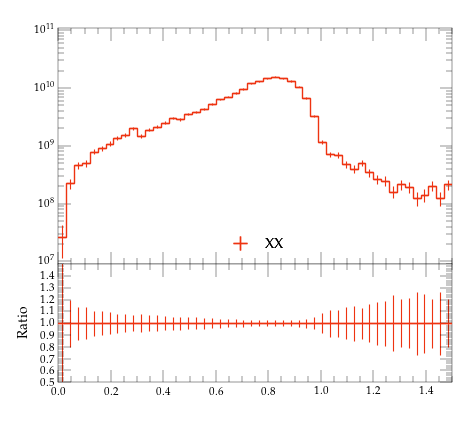

Reproduce this figure in Python.
#! /usr/bin/env python

# This Python script was auto-generated using YODA v2.0.2.
# Analysis object: /MC_HFJETS_NOTNORM/efracB
# Timestamp: 29-07-2026 (15:50:40)

import matplotlib as mpl
import matplotlib.pyplot as plt
mpl.use('Agg') # comment out for interactive use
import os
import numpy as np

plotDir = os.path.split(os.path.realpath(__file__))[0]
if 'YODA_USER_PLOT_PATH' in globals():
    plot_outdir = globals()['YODA_USER_PLOT_PATH']
else:
    plot_outdir = plotDir

#plot style
plt.style.use(os.path.join(plotDir, '../default.mplstyle'))
# plot metadata
figW, figH = plt.rcParams['figure.figsize']
ax_xLabel = r''
ax_yLabel = r''
ax_title  = r''
ax_xScale = 'linear'
ax_yScale = 'log'
xLims = (0.0, 1.5)
yLims = (9000000.0, 110000000000.00002)

# TeX-friendly labels for the legend
labels = {
    'legend' : ([ r"XX" ], r""),
}

# Adjust canvas width and height
canvasW = 10.0
canvasH = 9.0
figW *= canvasW/10.
figH *= canvasH/9.

# Create figure and axis objects
fig, (ax, ratio0_ax) = plt.subplots(2, 1, sharex=True,
                  figsize=(figW,figH), gridspec_kw={'height_ratios': (6.0, 3.0)})

# Set figure margins
plt.subplots_adjust(
    left   = 1.0 * plt.rcParams['figure.subplot.left'],
    right  = 1.0 * plt.rcParams['figure.subplot.right'],
    top    = 1.0 * plt.rcParams['figure.subplot.top'],
    bottom = 1.0 * plt.rcParams['figure.subplot.bottom'])

ratio0_ax.yaxis.set_major_locator(mpl.ticker.MultipleLocator(0.1))
ratio0_ax.set_ylim(0.5, 1.4999)
ratio0_ax.set_ylabel('Ratio')

# the numerical data is stored in a separate file
dataf = dict()
prefix = os.path.split(__file__)[0]
if prefix:    prefix = prefix + '/'
exec(open(prefix+'efracB__data.py').read(), dataf)


legend_handles = dict() # keep track of handles for the legend

# style options for curves
# starts at zorder>=5 to draw curve on top of legend
styles = {
  'YYY': {
    'color' : '#EE3311',
    'linestyle' : '-',
    'linewidth' : 1,
    'marker' : 'none',
    'markersize' : 2,
    'capsize' : 0.0,
    'zorder' : 5,
    'histstyle' : 1,
    'drawstyle' : 'steps-pre',
    'xerrorbars' : 1,
    'yerrorbars' : 1,
    'fillcolor' : None,
    'fillopacity' : 1.0,
    'ratio0_linestyle' : '-',
    'ratio0_linewidth' : 1,
    'ratio0_marker' : 'none',
    'ratio0_markersize' : 2,
    'ratio0_capsize' : 0.0,
    'ratio0_zorder' : 5,
    'ratio0_histstyle' : 1,
    'ratio0_drawstyle' : 'steps-pre',
    'ratio0_xerrorbars' : 1,
    'ratio0_yerrorbars' : 1,
  },
}

# curve from input yoda files in main panel
for label, yvals in dataf['yvals'].items():
    if all(np.isnan(v) for v in dataf['yvals'][label]):
        continue
    tmp = None
    if styles[label]['histstyle']: # draw as histogram
        xpos = dataf['xedges'][label] if styles[label]['drawstyle'] else dataf['xpoints'][label]
        ypos = np.insert(yvals, 0, yvals[0]) if styles[label]['drawstyle'] else yvals
        if styles[label]['fillcolor']: # fill area below curve
            ax.fill_between(xpos, ypos, step='pre',
                            color=styles[label]['fillcolor'],
                            alpha=styles[label]['fillopacity'])
        tmp, = ax.plot(xpos, ypos,
                       color=styles[label]['color'],
                       linestyle=styles[label]['linestyle'],
                       linewidth=styles[label]['linewidth'],
                       drawstyle=styles[label]['drawstyle'], solid_joinstyle='miter',
                       zorder=styles[label]['zorder'], label=label)
    tmp = ax.errorbar(dataf['xpoints'][label], yvals,
                      xerr=np.array(dataf['xerrs'][label])*styles[label]['xerrorbars'],
                      yerr=np.array(dataf['yerrs'][label])*styles[label]['yerrorbars'],
                      fmt=styles[label]['marker'], capsize=styles[label]['capsize'],
                      markersize=styles[label]['markersize'],
                      ecolor=styles[label]['color'],
                      color=styles[label]['color'], zorder=styles[label]['zorder'])
    tmp[-1][0].set_linestyle(styles[label]['linestyle'])
    tmp[-1][0].set_linewidth(styles[label]['linewidth'])
    if label in dataf['add_legend_handle']:  legend_handles[label] = tmp
    for varLabel in dataf['variation_yvals'].keys():
        if varLabel.startswith(label):
            tmp, = ax.plot(dataf['xedges'][label], dataf['variation_yvals'][varLabel],
                           color=styles[label]['color'],
                           linestyle=styles[label]['linestyle'],
                           linewidth=styles[label]['linewidth'],
                           drawstyle='steps-pre', solid_joinstyle='miter',
                           zorder=styles[label]['zorder'], alpha=0.5)


# plots on ratio panel
# curve from input yoda files in ratio panel
for label, yvals in dataf['ratio0_yvals'].items():
    if all(np.isnan(v) for v in yvals):
        continue
    if styles[label]['ratio0_histstyle']: # plot as histogram
        xpos = dataf['xedges']['YYY'] if styles[label]['ratio0_drawstyle'] else dataf['xpoints']['YYY']
        ypos = np.insert(yvals, 0, yvals[0]) if styles[label]['ratio0_drawstyle'] else yvals
        ratio0_ax.plot(xpos, ypos,
                       color=styles[label]['color'],
                       linewidth=styles[label]['linewidth'],
                       linestyle=styles[label]['ratio0_linestyle'],
                       drawstyle=styles[label]['ratio0_drawstyle'], zorder=styles[label]['zorder'],
                       solid_joinstyle='miter')
    tmp = ratio0_ax.errorbar(dataf['xpoints']['YYY'], yvals,
                             xerr=np.array(dataf['ref_xerrs'])*styles[label]['ratio0_xerrorbars'],
                             yerr=np.array(dataf['ratio0_yerrs'][label])*styles[label]['ratio0_yerrorbars'],
                             fmt=styles[label]['ratio0_marker'], capsize=styles[label]['ratio0_capsize'],
                             markersize=styles[label]['ratio0_markersize'],
                             ecolor=styles[label]['color'],
                             color=styles[label]['color'])
    tmp[-1][0].set_linestyle(styles[label]['ratio0_linestyle'])
    tmp[-1][0].set_linewidth(styles[label]['ratio0_linewidth'])

    for varlabel in dataf['ratio0_variation_vals'].keys():
        if varlabel.startswith(label):
            ratio0_ax.plot(dataf['xedges']['YYY'],
                            dataf['ratio0_variation_vals'][varlabel],
                            color=styles[label]['color'],
                            linestyle=styles[label]['linestyle'],
                            linewidth=styles[label]['linewidth'],
                            drawstyle='steps-pre', solid_joinstyle='miter',
                            zorder=1, alpha=0.5)

legend_items = list(legend_handles.values())
ax.add_artist(ax.legend(legend_items,
                        labels['legend'][0],
                        title=labels['legend'][1],
                        alignment='left',
                        loc='lower center',
                        bbox_to_anchor=(0.5, 0.0)))

# set plot metadata as defined above
ratio0_ax.set_xlabel(ax_xLabel)
ratio0_ax.xaxis.set_label_coords(1., -0.15)
ax.set_ylabel(ax_yLabel, ha='right', va='top')
ax.yaxis.set_label_coords(-0.11, 1.0)
ax.set_title(ax_title, loc='left')
ax.set_xscale(ax_xScale)
ax.set_yscale(ax_yScale)
ax.set_xlim(xLims)
ax.set_ylim(yLims)

# tick formatting
plt.rcParams['xtick.top'] = True
plt.rcParams['ytick.right'] = True
ax.yaxis.set_major_locator(mpl.ticker.LogLocator(base=10.0, numticks=np.inf))
ax.yaxis.set_minor_locator(mpl.ticker.LogLocator(
                           base=10.0, subs=np.arange(0.1, 1, 0.1), numticks=np.inf))
fig.align_ylabels((ax, ratio0_ax))
plt.savefig(os.path.join(plot_outdir, 'efracB.pdf'), format='PDF')
plt.savefig(os.path.join(plot_outdir, 'efracB.png'), format='PNG')

plt.close(fig)
